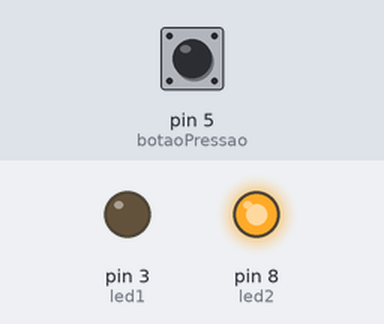
This sketch was run on a simulated Arduino Uno, built with avr-gcc and run on an emulated ATmega328P. Shown: output pins drawn as LEDs (lit = HIGH). The inputs (shaded band) are chosen by the test bench; at power-on: pin 5 (botaoPressao) LOW. What the sketch prints to the serial monitor is not drawn.

Above: at 1.2 s.
1.3 s: pin 5 (botaoPressao) pulled HIGH for 0.15 s
At 1.37 s:
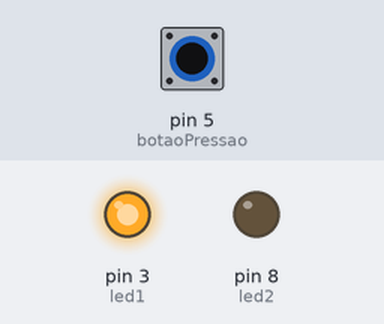
2.9 s: pin 5 (botaoPressao) pulled HIGH for 3.2 s
At 6.7 s:
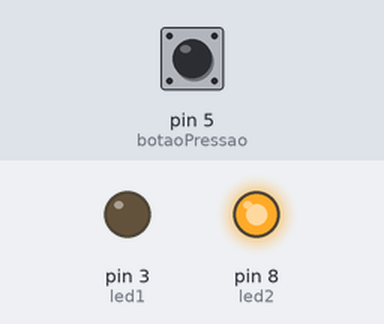
Timing chart, 0 to 8.2 s (numbered marks = the images above; inputs shaded):
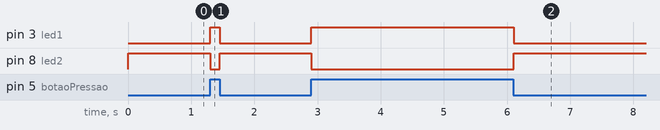

The sketch:

Bot_o.ino
```cpp
int botaoPressao = 5;
int led1 = 3;
int led2 = 8;

void setup() {
  Serial.begin(9600);
  pinMode(botaoPressao, INPUT);//defenir botao como input
  pinMode(led1, OUTPUT);
  pinMode(led2, OUTPUT);

}

void loop() {
  int estadoBotao = digitalRead(botaoPressao);
  Serial.println(estadoBotao);
  delay(1);
  if (estadoBotao == HIGH){
  digitalWrite(led1, HIGH);
  digitalWrite(led2, LOW);
  }
  else{
    digitalWrite(led1, LOW);
    digitalWrite(led2, HIGH);
  }
}
```

Measured:
- after the input at 1.3 s, pin 3 (led1): LOW → HIGH at once, → LOW 0.15 s later; pin 8 (led2): HIGH → LOW at once, → HIGH 0.15 s later
- after the input at 2.9 s, pin 3 (led1): LOW → HIGH at once, → LOW 3.2 s later; pin 8 (led2): HIGH → LOW at once, → HIGH 3.2 s later
